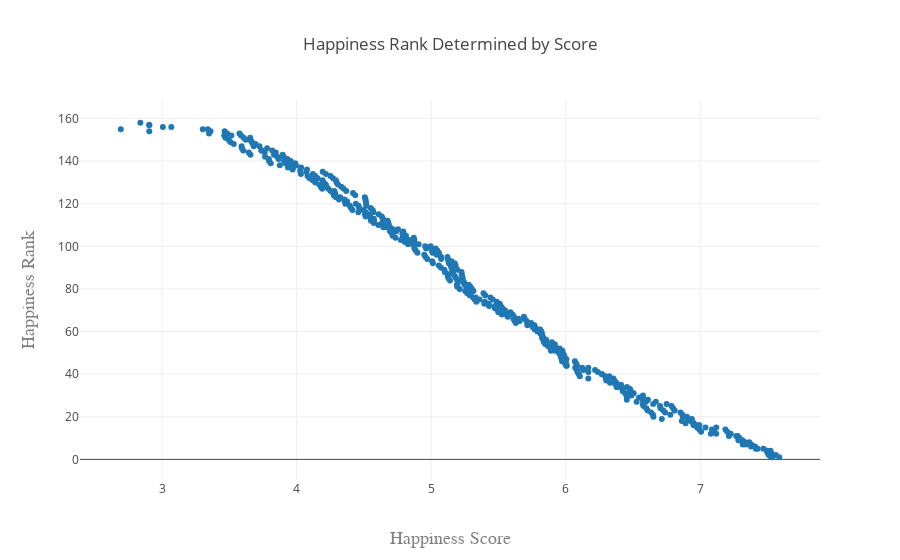

Notebook cell for this chart:
### Code cell
traceSR = go.Scatter(
    x = happiness.Happiness_Score,
    y = happiness.Happiness_Rank,
    mode = 'markers'
)
dataSR = [traceSR]
layout = go.Layout(
    title='Happiness Rank Determined by Score',
    xaxis=dict(
        title='Happiness Score',
        titlefont=dict(
            family='Courier New, monospace',
            size=18,
            color='#7f7f7f'
        )
    ),
    yaxis=dict(
        title='Happiness Rank',
        titlefont=dict(
            family='Courier New, monospace',
            size=18,
            color='#7f7f7f'
        )
    )
)

mapSR = go.Figure(data=dataSR, layout=layout)
iplot(mapSR)

### Figure 1 — Plotly figure (JSON) as saved in the notebook; plotly's stock layout.template omitted (floating-point values rounded to 4 significant figures; data arrays with more than 128 entries replaced by an {"elided": "..."} marker saying what was removed)
{"data": [{"mode": "markers", "type": "scatter", "uid": "81eaaf55-7539-4a7b-af5a-1a2cf008fa52", "x": {"elided": "470 float values"}, "y": {"elided": "470 int values"}}], "layout": {"title": {"text": "Happiness Rank Determined by Score"}, "xaxis": {"title": {"font": {"color": "#7f7f7f", "family": "Courier New, monospace", "size": 18}, "text": "Happiness Score"}}, "yaxis": {"title": {"font": {"color": "#7f7f7f", "family": "Courier New, monospace", "size": 18}, "text": "Happiness Rank"}}}}
